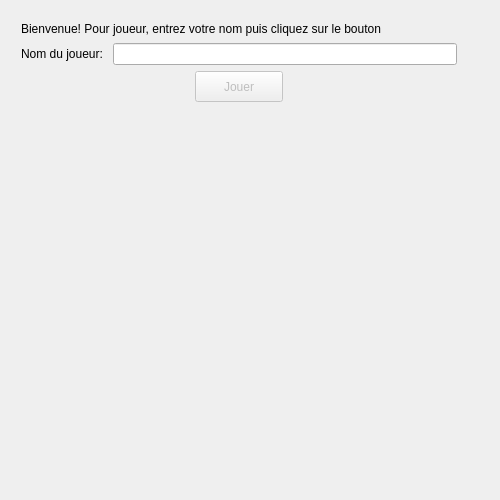
<?xml version="1.0" encoding="UTF-8"?>
<ui version="4.0">
 <class>MainWindow</class>
 <widget class="QMainWindow" name="MainWindow">
  <property name="windowModality">
   <enum>Qt::WindowModal</enum>
  </property>
  <property name="enabled">
   <bool>true</bool>
  </property>
  <property name="geometry">
   <rect>
    <x>0</x>
    <y>0</y>
    <width>500</width>
    <height>500</height>
   </rect>
  </property>
  <property name="sizePolicy">
   <sizepolicy hsizetype="Preferred" vsizetype="Preferred">
    <horstretch>0</horstretch>
    <verstretch>0</verstretch>
   </sizepolicy>
  </property>
  <property name="minimumSize">
   <size>
    <width>500</width>
    <height>500</height>
   </size>
  </property>
  <property name="maximumSize">
   <size>
    <width>500</width>
    <height>500</height>
   </size>
  </property>
  <property name="cursor">
   <cursorShape>PointingHandCursor</cursorShape>
  </property>
  <property name="windowTitle">
   <string>MainWindow</string>
  </property>
  <property name="animated">
   <bool>false</bool>
  </property>
  <widget class="QWidget" name="centralWidget">
   <property name="minimumSize">
    <size>
     <width>500</width>
     <height>500</height>
    </size>
   </property>
   <widget class="QWidget" name="">
    <property name="geometry">
     <rect>
      <x>10</x>
      <y>10</y>
      <width>458</width>
      <height>103</height>
     </rect>
    </property>
    <layout class="QVBoxLayout" name="verticalLayout">
     <item>
      <widget class="QLabel" name="labelWelcome">
       <property name="text">
        <string>Bienvenue! Pour joueur, entrez votre nom puis cliquez sur le bouton</string>
       </property>
      </widget>
     </item>
     <item>
      <layout class="QHBoxLayout" name="horizontalLayout">
       <item>
        <widget class="QLabel" name="labelName">
         <property name="text">
          <string>Nom du joueur: </string>
         </property>
        </widget>
       </item>
       <item>
        <widget class="QLineEdit" name="namePlayer"/>
       </item>
      </layout>
     </item>
     <item>
      <layout class="QHBoxLayout" name="horizontalLayout_2">
       <item>
        <spacer name="horizontalSpacer_2">
         <property name="orientation">
          <enum>Qt::Horizontal</enum>
         </property>
         <property name="sizeHint" stdset="0">
          <size>
           <width>40</width>
           <height>20</height>
          </size>
         </property>
        </spacer>
       </item>
       <item>
        <widget class="QPushButton" name="buttonGame">
         <property name="enabled">
          <bool>false</bool>
         </property>
         <property name="minimumSize">
          <size>
           <width>88</width>
           <height>31</height>
          </size>
         </property>
         <property name="text">
          <string>Jouer</string>
         </property>
         <property name="default">
          <bool>false</bool>
         </property>
        </widget>
       </item>
       <item>
        <spacer name="horizontalSpacer">
         <property name="orientation">
          <enum>Qt::Horizontal</enum>
         </property>
         <property name="sizeHint" stdset="0">
          <size>
           <width>40</width>
           <height>20</height>
          </size>
         </property>
        </spacer>
       </item>
      </layout>
     </item>
    </layout>
   </widget>
  </widget>
 </widget>
 <layoutdefault spacing="6" margin="11"/>
 <resources/>
 <connections/>
</ui>
